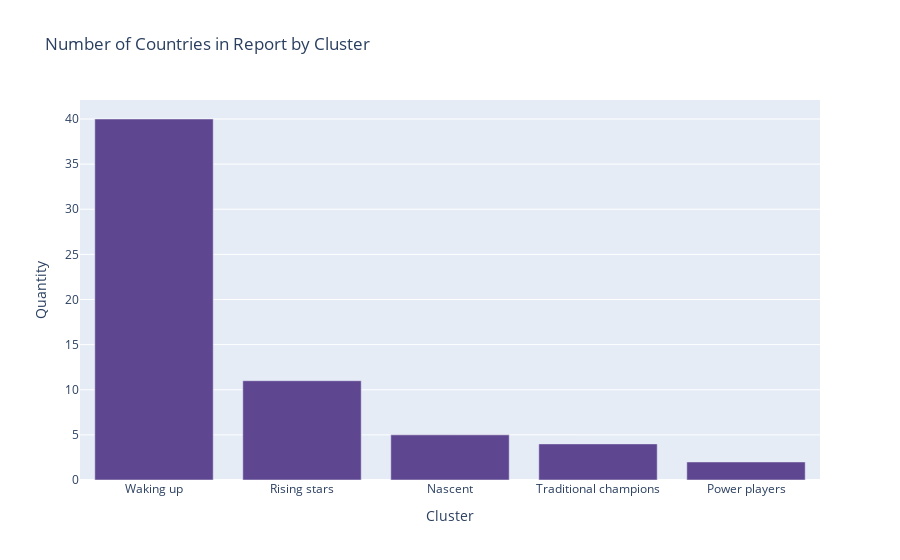

Notebook source saved alongside this figure:
### Markdown cell above
We find that the dataset contains the information about
- *29* countries in *Europe*
- *14* countrie in *Asia-Pacific* region
- *8* countries in *Americas* region
- *6* countries in the *Middle East*
- *5* countries in *Africa*

<div class="alert alert-block alert-info"> 🔅 <b>Note</b>: The data in this dataset is presented for the countries that decided to start serious efforts to adopt AI technologies. Countries that, are not on the way to adapt AI technologies are not listed there.
</div>

### Code cell
dfg = df['Cluster'].value_counts().reset_index()
dfg.columns = ['Cluster', 'Quantity']
fig = px.bar(dfg, x='Cluster', y='Quantity',
             title='Number of Countries in Report by Cluster',
            color_discrete_sequence=px.colors.qualitative.Prism)
fig.show()

### Figure 1 — Plotly figure (JSON) as saved in the notebook; plotly's stock layout.template omitted (floating-point values rounded to 4 significant figures)
{"data": [{"alignmentgroup": "True", "hovertemplate": "Cluster=%{x}<br>Quantity=%{y}<extra></extra>", "legendgroup": "", "marker": {"color": "rgb(95, 70, 144)", "pattern": {"shape": ""}}, "name": "", "offsetgroup": "", "orientation": "v", "showlegend": false, "textposition": "auto", "type": "bar", "x": ["Waking up", "Rising stars", "Nascent", "Traditional champions", "Power players"], "xaxis": "x", "y": [40, 11, 5, 4, 2], "yaxis": "y"}], "layout": {"barmode": "relative", "legend": {"tracegroupgap": 0}, "title": {"text": "Number of Countries in Report by Cluster"}, "xaxis": {"anchor": "y", "domain": [0, 1], "title": {"text": "Cluster"}}, "yaxis": {"anchor": "x", "domain": [0, 1], "title": {"text": "Quantity"}}}}
